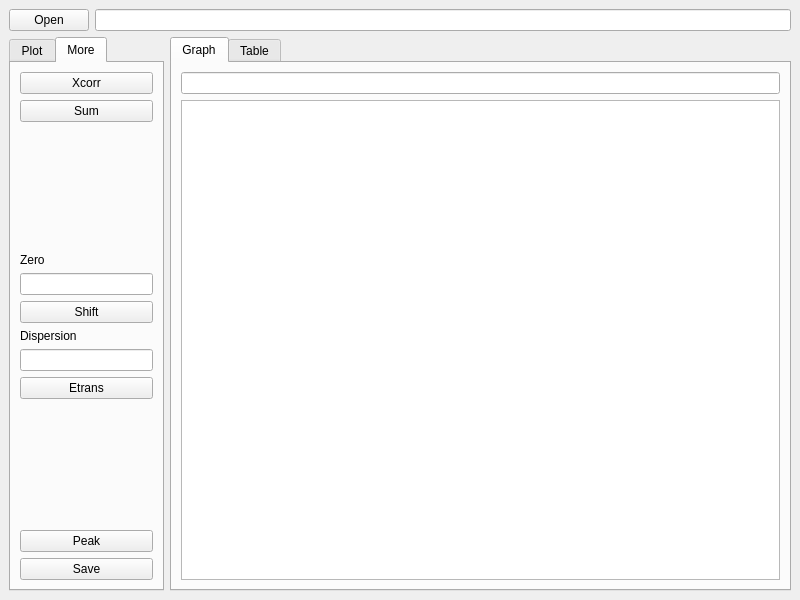
<?xml version="1.0" encoding="UTF-8"?>
<ui version="4.0">
 <class>MainWindow</class>
 <widget class="QMainWindow" name="MainWindow">
  <property name="geometry">
   <rect>
    <x>0</x>
    <y>0</y>
    <width>800</width>
    <height>600</height>
   </rect>
  </property>
  <property name="windowTitle">
   <string>RIXSplot</string>
  </property>
  <widget class="QWidget" name="centralwidget">
   <layout class="QGridLayout" name="gridLayout">
    <item row="0" column="0">
     <layout class="QHBoxLayout" name="horizontalLayout">
      <item>
       <widget class="QPushButton" name="pushButton">
        <property name="text">
         <string>Open</string>
        </property>
       </widget>
      </item>
      <item>
       <widget class="QLineEdit" name="lineEdit"/>
      </item>
     </layout>
    </item>
    <item row="1" column="0">
     <layout class="QHBoxLayout" name="horizontalLayout_2" stretch="1,4">
      <item>
       <widget class="QTabWidget" name="tabWidget">
        <property name="currentIndex">
         <number>1</number>
        </property>
        <widget class="QWidget" name="tab_1">
         <attribute name="title">
          <string>Plot</string>
         </attribute>
         <layout class="QGridLayout" name="gridLayout_4">
          <item row="0" column="0">
           <layout class="QVBoxLayout" name="verticalLayout">
            <item>
             <widget class="QListWidget" name="listWidget"/>
            </item>
            <item>
             <widget class="QPushButton" name="pushButton_2">
              <property name="text">
               <string>Plot</string>
              </property>
             </widget>
            </item>
           </layout>
          </item>
         </layout>
        </widget>
        <widget class="QWidget" name="tab_2">
         <attribute name="title">
          <string>More</string>
         </attribute>
         <layout class="QGridLayout" name="gridLayout_2">
          <item row="0" column="0">
           <layout class="QVBoxLayout" name="verticalLayout_2">
            <item>
             <widget class="QPushButton" name="pushButton_3">
              <property name="text">
               <string>Xcorr</string>
              </property>
             </widget>
            </item>
            <item>
             <widget class="QPushButton" name="pushButton_4">
              <property name="text">
               <string>Sum</string>
              </property>
             </widget>
            </item>
            <item>
             <spacer name="verticalSpacer">
              <property name="orientation">
               <enum>Qt::Vertical</enum>
              </property>
              <property name="sizeHint" stdset="0">
               <size>
                <width>20</width>
                <height>40</height>
               </size>
              </property>
             </spacer>
            </item>
            <item>
             <widget class="QLabel" name="label">
              <property name="text">
               <string>Zero</string>
              </property>
             </widget>
            </item>
            <item>
             <widget class="QLineEdit" name="lineEdit_2"/>
            </item>
            <item>
             <widget class="QPushButton" name="pushButton_5">
              <property name="text">
               <string>Shift</string>
              </property>
             </widget>
            </item>
            <item>
             <widget class="QLabel" name="label_2">
              <property name="text">
               <string>Dispersion</string>
              </property>
             </widget>
            </item>
            <item>
             <widget class="QLineEdit" name="lineEdit_3"/>
            </item>
            <item>
             <widget class="QPushButton" name="pushButton_6">
              <property name="text">
               <string>Etrans</string>
              </property>
             </widget>
            </item>
            <item>
             <spacer name="verticalSpacer_2">
              <property name="orientation">
               <enum>Qt::Vertical</enum>
              </property>
              <property name="sizeHint" stdset="0">
               <size>
                <width>20</width>
                <height>40</height>
               </size>
              </property>
             </spacer>
            </item>
            <item>
             <widget class="QPushButton" name="pushButton_7">
              <property name="text">
               <string>Peak</string>
              </property>
             </widget>
            </item>
            <item>
             <widget class="QPushButton" name="pushButton_8">
              <property name="text">
               <string>Save</string>
              </property>
             </widget>
            </item>
           </layout>
          </item>
         </layout>
        </widget>
       </widget>
      </item>
      <item>
       <widget class="QTabWidget" name="tabWidget_2">
        <property name="currentIndex">
         <number>0</number>
        </property>
        <widget class="QWidget" name="tab_3">
         <attribute name="title">
          <string>Graph</string>
         </attribute>
         <layout class="QGridLayout" name="gridLayout_3">
          <item row="0" column="0">
           <layout class="QVBoxLayout" name="verticalLayout_3">
            <item>
             <widget class="QLineEdit" name="lineEdit_4"/>
            </item>
            <item>
             <widget class="QTextBrowser" name="textBrowser"/>
            </item>
           </layout>
          </item>
         </layout>
        </widget>
        <widget class="QWidget" name="tab_4">
         <attribute name="title">
          <string>Table</string>
         </attribute>
         <layout class="QGridLayout" name="gridLayout_5">
          <item row="0" column="0">
           <widget class="QTableWidget" name="tableWidget"/>
          </item>
         </layout>
        </widget>
       </widget>
      </item>
     </layout>
    </item>
   </layout>
  </widget>
 </widget>
 <resources/>
 <connections/>
</ui>
